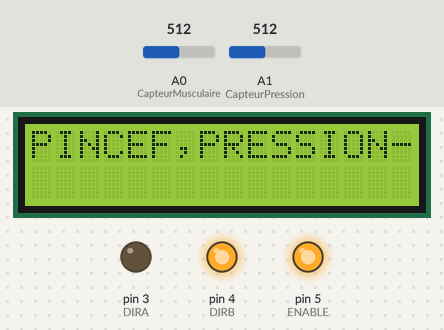
Recording of a sketch running on a simulated Arduino Uno, built with avr-gcc and run on an emulated ATmega328P. On the bench: 16×2 character LCD, output pins drawn as LEDs (lit = HIGH). The inputs (shaded band) are chosen by the test bench; at power-on: A0 (CapteurMusculaire) = 512, A1 (CapteurPression) = 512. What the sketch prints to the serial monitor is not drawn.

Above: at 2.7 s.
2.8 s: A0 (CapteurMusculaire) set to 483
At 5.1 s:
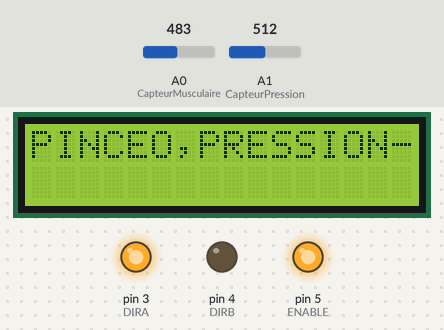
9.2 s: A1 (CapteurPression) set to 801
12.4 s: A1 (CapteurPression) set to 826
At 14.4 s:
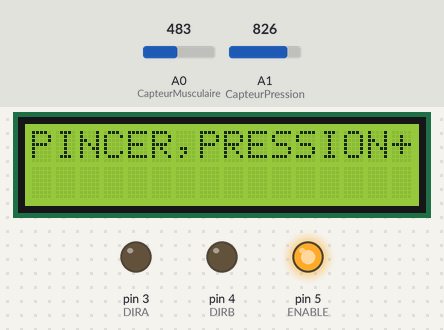
14.7 s: A1 (CapteurPression) set to 804
16.8 s: A1 (CapteurPression) set to 824
Timing chart, 0 to 19.8 s (numbered marks = the images above; inputs shaded):
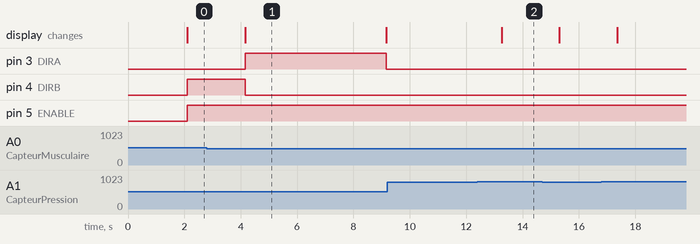

Measured:
- the behaviour switches between 501 and 500 on A0 (CapteurMusculaire) (found by bisection; images 0 and 1)
- the behaviour switches between 814 and 815 on A1 (CapteurPression) (found by bisection; images 1 and 2)
- after the input at 2.8 s, pin 3 (DIRA): LOW → HIGH after 1.4 s, → LOW 5.0 s later; pin 4 (DIRB): HIGH → LOW after 1.4 s; the display: changes after 1.4 s (image 1)
- after the input at 9.2 s, every drawn part: stays the same
- after the input at 12.4 s, the display: changes after 0.86 s (image 2)
- what the display in image 1 shows lasts 5.0 s, from 4.2 s to 9.2 s

The sketch:

Pince_Arduino.ino
```cpp
//definition des bibliotéque
#include <LiquidCrystal.h>

//definition des port
LiquidCrystal lcd(7, 8, 9, 10, 11, 12);
#define ENABLE 5
#define DIRA 3
#define DIRB 4
const int CapteurMusculaire = A0;
const int CapteurPression = A1;

//mise a zero des variables
int ValueCapteurMusculaire = 0;
int ValueCapteurMusculairee2 = 0;
int ValueCapteurPression = 0;

void setup() {
  //definition des sortie/entrée
  pinMode(ENABLE,OUTPUT);
  pinMode(DIRA,OUTPUT);
  pinMode(DIRB,OUTPUT);
  pinMode(CapteurMusculaire, INPUT);
  pinMode(CapteurPression, INPUT);
  //definition de la taille de l'écran
  lcd.begin(16, 2);
  Serial.begin(9600);
}

void loop() {
  //récuperation des valeur
  int ValueCapteurMusculaire = analogRead(CapteurMusculaire);
  delay(2000);
  int ValueCapteurMusculaire2 = analogRead(CapteurMusculaire);
  int ValueCapteurPression = analogRead(CapteurPression);

  //Retour des valeur dans la console
  Serial.println("ValueCapteurMusculaire=");
  Serial.println(ValueCapteurMusculaire);
  Serial.println("ValueCapteurMusculaire2=");
  Serial.println(ValueCapteurMusculaire2);
  Serial.println("ValueCapteurPression=");
  Serial.println(ValueCapteurPression);
  Serial.println("------------------");

  if (ValueCapteurMusculaire > 500){
    if (ValueCapteurMusculaire2 > 500) {
      //affichage sur l'écran
      lcd.setCursor(0, 0);
      lcd.print("PINCEF,PRESSION-");
      //fermeture de la pince
      digitalWrite(ENABLE,HIGH);
      digitalWrite(DIRA,LOW);
      digitalWrite(DIRB,HIGH);
      if (ValueCapteurPression > 814){
        //affichage sur l'écran
        lcd.setCursor(0, 0);
        lcd.print("PINCER,PRESSION+");
        //arrêt du moteur/arrêt de la fermeture de la pince
        digitalWrite(ENABLE,HIGH);
        digitalWrite(DIRA,LOW);
        digitalWrite(DIRB,LOW);
      }
    }else{
      //affichage sur l'écran
      lcd.setCursor(0, 0);
      lcd.print("PINCEO,PRESSION-");
      //ouverture de la pince
      digitalWrite(ENABLE,HIGH);
      digitalWrite(DIRA,HIGH);
      digitalWrite(DIRB,LOW);
      delay(5000);
      //affichage sur l'écran
      lcd.setCursor(0, 0);
      lcd.print("PINCER,PRESSION-");
      //arrêt du moteur/arrêt de l'ouverture de la pince
      digitalWrite(ENABLE,HIGH);
      digitalWrite(DIRA,LOW);
      digitalWrite(DIRB,LOW);
    }
  }else{
    if (ValueCapteurPression > 814){
      lcd.setCursor(0, 0);
      lcd.print("PINCER,PRESSION+");
    }else{
      lcd.setCursor(0, 0);
      lcd.print("PINCER,PRESSION-");
    }
  }
}
//81 ligne de code
```
